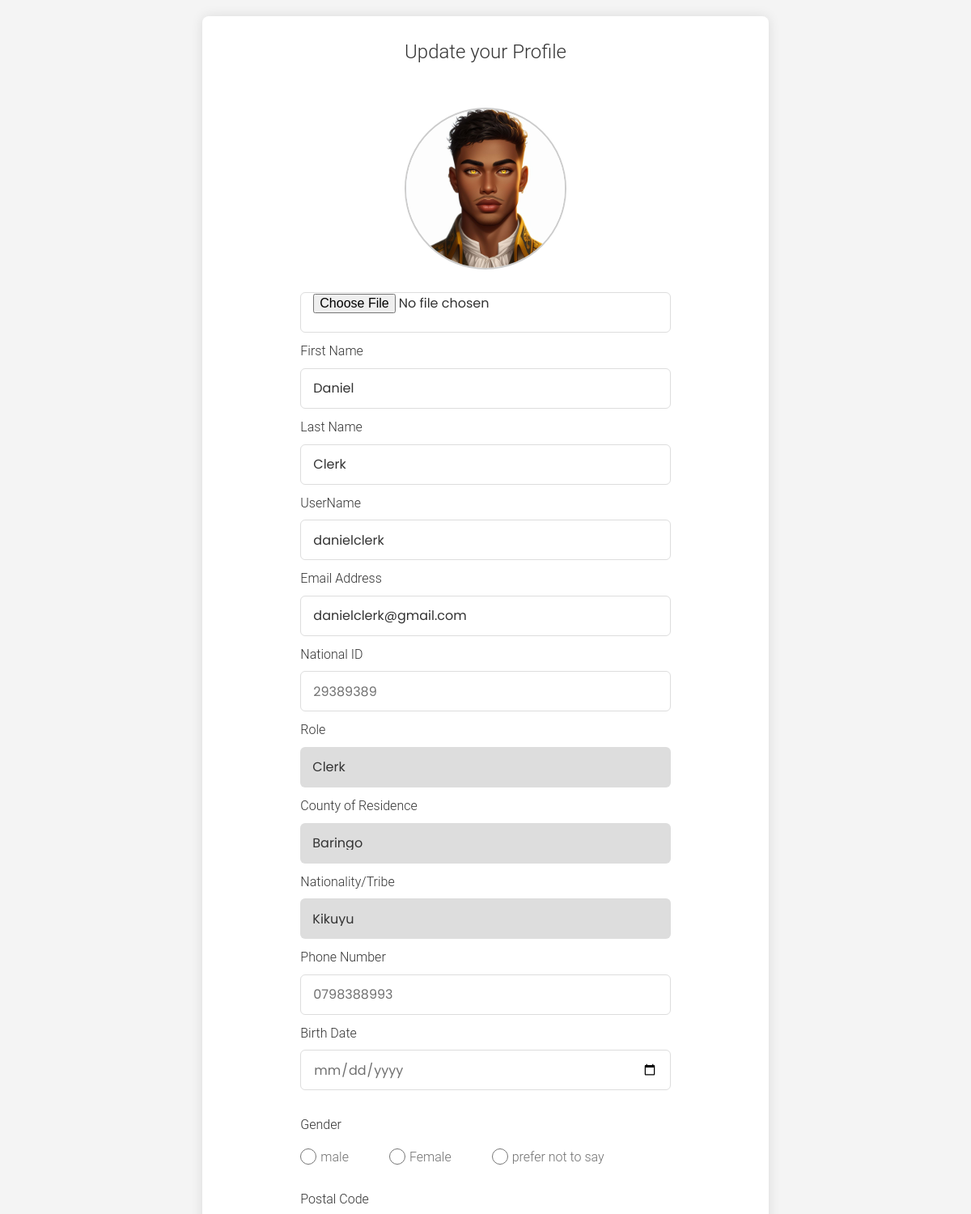
Before: /manage-profile/2 (signed in, upper part) with the older database file.
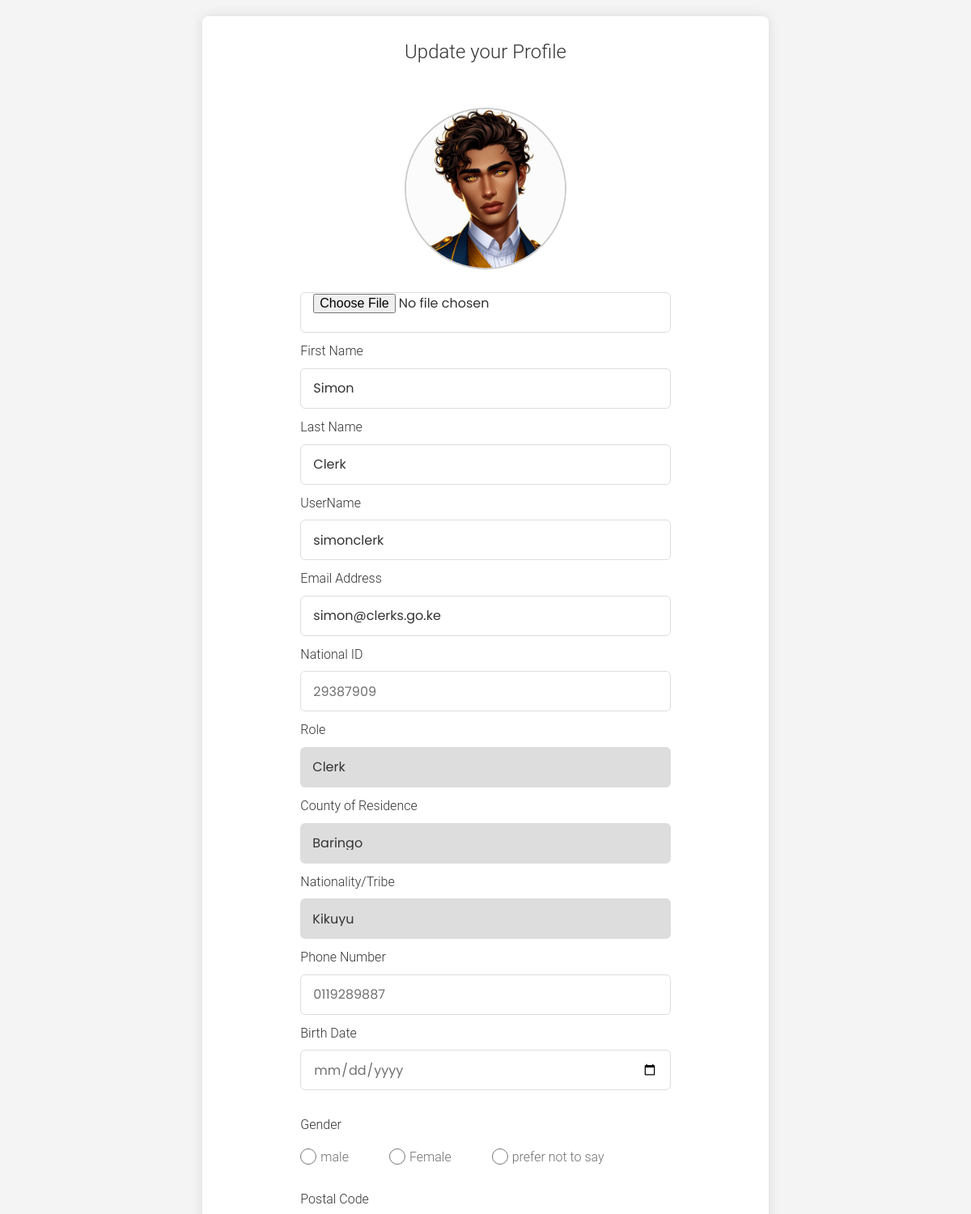
After: the same page with the newer database file.
### court_proceedings_management_application/models.py (models this page shows, shortened)
class User(AbstractUser, PermissionsMixin):
    ROLES = (
        ('admin', 'Admin'),
        ('clerk', 'Clerk'),
        ('judge', 'Judge'),
        ('participant', 'Participant'),
        ('lawyer', 'Lawyer'),
    )
    COUNTY_CHOICES = (
        ('Baringo', 'Baringo'),
        ('Bomet', 'Bomet'),
        ('Bungoma', 'Bungoma'),
        ('Busia', 'Busia'),
        ('Elgeyo Marakwet', 'Elgeyo Marakwet'),
        ('Embu', 'Embu'),
        ('Garissa', 'Garissa'),
        ('Homa Bay', 'Homa Bay'),
        ('Isiolo', 'Isiolo'),
        ('Kajiado', 'Kajiado'),
        ('Kakamega', 'Kakamega'),
        ('Kericho', 'Kericho'),
        ('Kiambu', 'Kiambu'),
        ('Kilifi', 'Kilifi'),
        ('Kirinyaga', 'Kirinyaga'),
        ('Kisii', 'Kisii'),
        ('Kisumu', 'Kisumu'),
        ('Kitui', 'Kitui'),
        ('Kwale', 'Kwale'),
        ('Laikipia', 'Laikipia'),
        ('Lamu', 'Lamu'),
        ('Machakos', 'Machakos'),
        ('Makueni', 'Makueni'),
        ('Mandera', 'Mandera'),
        ('Marsabit', 'Marsabit'),
        ('Meru', 'Meru'),
        ('Migori', 'Migori'),
        ('Mombasa', 'Mombasa'),
        ('Murang\'a', 'Murang\'a'),
        ('Nairobi', 'Nairobi'),
        ('Nakuru', 'Nakuru'),
        ('Nandi', 'Nandi'),
        ('Narok', 'Narok'),
        ('Nyamira', 'Nyamira'),
        ('Nyandarua', 'Nyandarua'),
        ('Nyeri', 'Nyeri'),
        ('Samburu', 'Samburu'),
        ('Siaya', 'Siaya'),
        ('Taita Taveta', 'Taita Taveta'),
        ('Tana River', 'Tana River'),
        ('Tharaka Nithi', 'Tharaka Nithi'),
    )
    TRIBE_CHOICES = (
        ('Kikuyu', 'Kikuyu'),
        ('Luhya', 'Luhya'),
        ('Luo', 'Luo'),
        ('Kalenjin', 'Kalenjin'),
        ('Kamba', 'Kamba'),
        ('Kisii', 'Kisii'),
        ('Mijikenda', 'Mijikenda'),
        ('Meru', 'Meru'),
        ('Turkana', 'Turkana'),
        ('Maasai', 'Maasai'),
        ('Embu', 'Embu'),
        ('Taita', 'Taita'),
        ('Giriama', 'Giriama'),
        ('Rendille', 'Rendille'),
        ('Borana', 'Borana'),
        ('Samburu', 'Samburu'),
        ('Pokomo', 'Pokomo'),
        ('Orma', 'Orma'),
        ('Elmolo', 'Elmolo'),
        ('Digo', 'Digo'),
        ('Swahili', 'Swahili'),
        ('Taveta', 'Taveta'),
        ('Kuria', 'Kuria'),
        ('Mbeere', 'Mbeere'),
        ('Tharaka', 'Tharaka'),
        ('Gusii', 'Gusii'),
        ('Ilchamus', 'Ilchamus'),
        ('Kalenjin', 'Kalenjin'),
        ('Kamba', 'Kamba'),
        ('Kikuyu', 'Kikuyu'),
        ('Kisii', 'Kisii'),
        ('Kuria', 'Kuria'),
        ('Luhya', 'Luhya'),
        ('Luo', 'Luo'),
        ('Maasai', 'Maasai'),
        ('Meru', 'Meru'),
        ('Mijikenda', 'Mijikenda'),
        ('Pokomo', 'Pokomo'),
        ('Rendille', 'Rendille'),
        ('Samburu', 'Samburu'),
        ('Somali', 'Somali'),
        ('Swahili', 'Swahili'),
        ('Taita', 'Taita'),
        ('Taveta', 'Taveta'),
        ('Tharaka', 'Tharaka'),
        ('Turkana', 'Turkana'),
        ('Gabra', 'Gabra'),
        ('Giriama', 'Giriama'),
    )
    GENDER_CHOICES = (
        ('male', 'Male'),
        ('female', 'Female'),
        ('prefer not to say', 'Prefer not to say'),
    )
    profile_image = models.ImageField(upload_to='profile_images/', null=True, blank=True, default='profile_images'
                                                                                                  '/default.png')
    user_id = models.CharField(max_length=30, unique=True)
    first_name = models.CharField(max_length=30)
    last_name = models.CharField(max_length=30, null=True, blank=True)
    username = models.CharField(max_length=30, unique=True)
    email = models.EmailField(unique=True)
    role = models.CharField(max_length=30, choices=ROLES, default='observer')
    national_id = models.IntegerField(unique=True)
    county_of_residence = models.CharField(max_length=30, choices=COUNTY_CHOICES, default='Nairobi')
    phone_number = models.CharField(max_length=15, blank=True)
    gender = models.CharField(max_length=30, choices=GENDER_CHOICES, default='prefer not to say')
    tribe = models.CharField(max_length=30, choices=TRIBE_CHOICES, default='Kikuyu')
    date_of_birth = models.DateField()
    address = models.CharField(max_length=255)
    password = models.CharField(max_length=30)
    is_active = models.BooleanField(default=True)
    is_staff = models.BooleanField(default=False)
    is_superuser = models.BooleanField(default=False)
    date_joined = models.DateTimeField(auto_now_add=True)
    created_by = models.ForeignKey('self', on_delete=models.SET_NULL, null=True, blank=True)
    is_approved = models.BooleanField(default=False)
    courts = models.ManyToManyField('Court', related_name='users', blank=True)

### court_proceedings_management_application/views.py (the view, shortened to what this page needs)
# urls.py: path('manage-profile/<int:user_id>', views.ManageProfileView.as_view(), name='manage-profile'),
class ManageProfileView(View):
    def __init__(self, *args, **kwargs):
        super().__init__(*args, **kwargs)
        self.user_service = UserService()
        self.court_service = CourtService()
    def get(self, request, user_id):
        user = request.user
        user_info = self.user_service.get_user_info(user.username)
        roles = self.user_service.get_role_by_user(user)
        counties = self.user_service.get_counties()
        tribes = self.user_service.get_tribes()
        court_objects = self.court_service.get_all_courts()
        try:
            user = self.user_service.get_user_by_id(user_id)
        except UserDoesNotExist:
            messages.error(request, 'Account not found', extra_tags='toast')
            return redirect('dashboard')
        context = {
            'user_info': user_info,
            'user': user,
            'roles': roles,
            'counties': counties,
            'tribes': tribes,
            'court_objects': court_objects
        }
        return render(request, 'manage-profile.html', context)

### court_proceedings_management_application/interfaces/court_database.py (called while the page is built)
    def get_all_courts(self):
        return Court.objects.all()

### court_proceedings_management_application/interfaces/court_service.py (called while the page is built)
    def get_all_courts(self):
        return self.court_database.get_all_courts()

### court_proceedings_management_application/interfaces/user_database.py (called while the page is built)
    def get_user_info(self, username):
        try:
            return get_object_or_404(User, username=username)
        except User.DoesNotExist:
            return UserDoesNotExist(f'User with username {username} does not exist')

    def get_user_by_id(self, user_id):
        try:
            return User.objects.get(id=user_id)
        except User.DoesNotExist:
            return UserDoesNotExist(f'User with id {user_id} does not exist')

    def get_role_by_user(self, user):
        return user.role

    def get_counties(self):
        counties = User.COUNTY_CHOICES
        return counties

    def get_tribes(self):
        tribes = User.TRIBE_CHOICES
        return tribes

### court_proceedings_management_application/interfaces/user_service.py (called while the page is built)
    def get_user_info(self, username):
        try:
            return self.user_database.get_user_info(username)
        except UserDoesNotExist as e:
            print(e)
            return None

    def get_role_by_user(self, user):
        return self.user_database.get_role_by_user(user)

    def get_counties(self):
        return self.user_database.get_counties()

### templates/manage-profile.html (shortened to what the changed rows need)
{% load static %}
<!DOCTYPE html>
<html lang="en">
<head>
    <link rel="stylesheet" href="{% static 'styles/main.css' %}">
    <link rel="stylesheet" href="https://cdnjs.cloudflare.com/ajax/libs/font-awesome/5.15.2/css/all.min.css"/>
</head>
<body>
<main>
    <section class="form-container">
        <form action="{% url 'manage-profile' user_id=request.user.id %}" method="post" class="form" enctype="multipart/form-data">
            <div class="container image-container">
                {% if user.profile_image %}
                    <img id="output" class="image-view" width="200" src="{{ user.profile_image.url }}" style="border-radius: 50%"/>
                {% else %}
                    <img id="output" class="image-view" width="200" src="{% static 'images/default.png' %}" style="border-radius: 50%"/>
                {% endif %}
            </div>
            <div class="input-box">
                <label>First Name</label>
                <input type="text" name="first_name" placeholder="Enter first name" required class="form-field form-font" value="{{ user.first_name }}"/>
            </div>
            <div class="input-box">
                <label>Last Name</label>
                <input type="text" name="last_name" placeholder="Enter last name" required class="form-field form-font" value="{{ user.last_name }}"/>
            </div>
            <div class="input-box">
                <label>UserName</label>
                <input type="text" name="username" placeholder="Enter username" required class="form-field form-font" value="{{ user.username }}"/>
            </div>
            <div class="input-box">
                <label>Email Address</label>
                <input type="email" name="email" placeholder="Enter email address" required class="form-field form-font" value="{{ user.email }}"/>
            </div>
            <div class="input-box">
                <label>National ID</label>
                <input type="number" name="national_id" placeholder="Enter ID Number" required class="form-field form-number form-font" value="{{ user.national_id }}"/>
            </div>
            <div class="input-box">
                <label>Role</label>
                <select name="role" class="form-field form-dropdown form-font">
                    <option value="{{ user.role }}">{{ user.role |capfirst }}</option>
                </select>
            </div>
            <div class="column">
                <div class="input-box">
                    <label>Phone Number</label>
                    <input type="number" name="phone_number" placeholder="Enter phone number" required class="form-field form-number form-font" value="{{ user.phone_number }}"/>
                </div>
                <div class="input-box">
                    <label>Birth Date</label>
                    <input type="date" name="date_of_birth" placeholder="Enter birth date" required class="form-field form-date form-font" value="{{ user.date_of_birth }}"/>
                </div>
            </div>
        </form>
    </section>
</main>
<link href="https://cdnjs.cloudflare.com/ajax/libs/cropperjs/1.5.12/cropper.min.css" rel="stylesheet">
</body>
</html>

Changed rows visible on the page:
changed User "Clerk": profile_image: a different picture; first_name "Daniel" → "Simon"; username "danielclerk" → "simonclerk"; email "danielclerk@gmail.com" → "simon@clerks.go.ke"; national_id "29389389" → "29387909"; phone_number "0798388993" → "0119289887"
